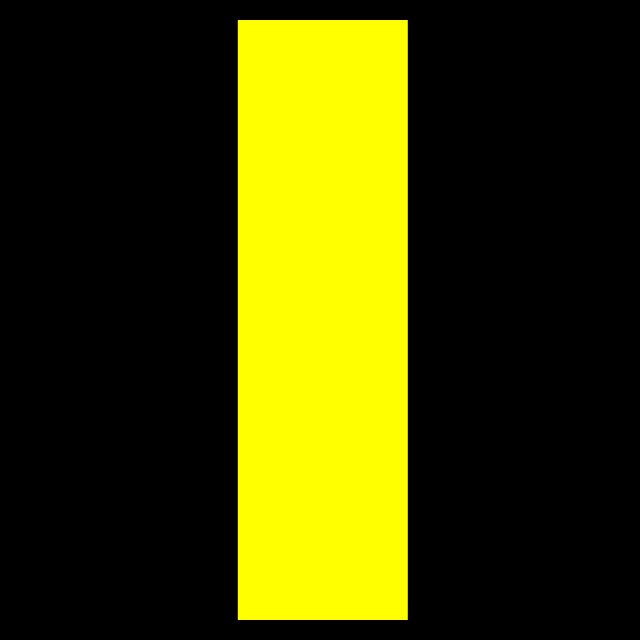
Frame 1 (no input)
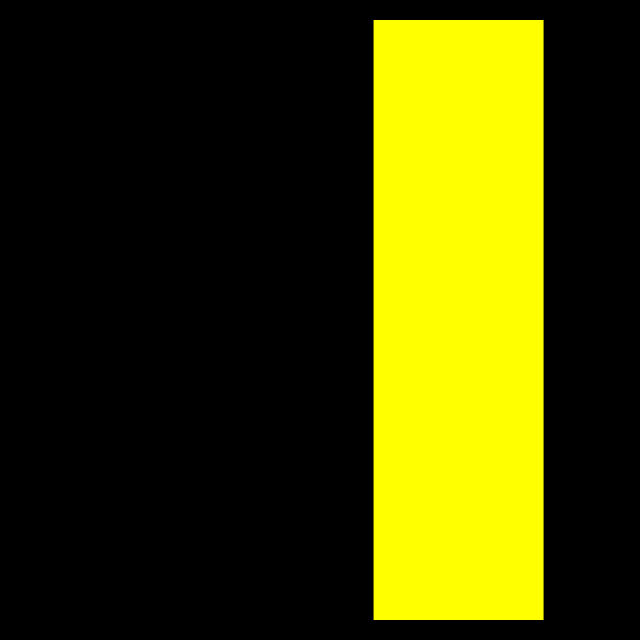
Frame 60 (the mouse pressed at the canvas centre just before this capture)
Frame 120 (the mouse held since frame 60 and released just before this capture): identical to frame 60, image omitted

The Processing sketch that drew these frames (run headless with seeded random() and noise(); from frame 60 on, the mouse is pressed at the canvas centre):

// Processing sketch: build
// ── build.pde
/*
 * sin()
 */

void setup() {
  size(640, 640);
  rectMode(CENTER);
  fill(#ffff00);
  noStroke();
}

void draw () {
  background(0);
  float wave = sin(radians(frameCount)) * 160;
  rect(width/2 + wave, height/2, 170, 600);
}
